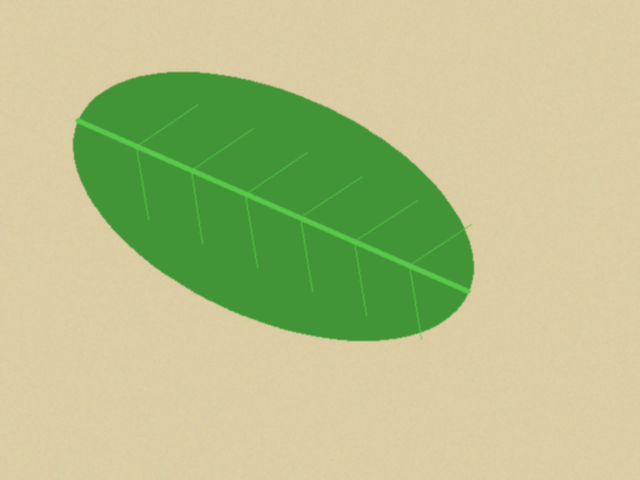
#> input picture data/sintetis/bersih/teh_001.png, 640 x 480 px
$ python -i praproses.py   (imports and definitions only)
#> lines starting #> are read from the running program, lines starting #| are printed output that depends on the picture
#> further down, picture is the input picture: shape (480, 640, 3); mean B, G, R 136.8, 191.4, 181
"""praproses.py: rangkaian praproses SIMUTEH (dipakai ulang mulai P5)."""
import json
import cv2
import numpy as np

PARAM_BAWAAN = {
    "lebar": 640,
    "gamma": 1.0,
    "clahe_clip": 2.0,
    "clahe_tile": 8,
    "penapis": "median",
    "kernel": 5,          # Menggunakan median 5 berdasarkan hasil yang biasanya bagus
    "sigma": 1.0,
    "tajam_k": 0.0,
}

def praproses(img_bgr, p=None):
    """Urutan: ubah ukuran -> gamma -> CLAHE kanal V -> redam derau -> tajamkan."""
    p = {**PARAM_BAWAAN, **(p or {})}

    # TODO 1: ubah ukuran
    h, w = img_bgr.shape[:2]
#> h = 480; w = 640
    skala = p["lebar"] / w
#> skala = 1
    dimensi = (p["lebar"], int(h * skala))
#> dimensi = (640, 480)
    img = cv2.resize(img_bgr, dimensi, interpolation=cv2.INTER_AREA)

    # TODO 2: koreksi gamma
    if p["gamma"] != 1.0:
        invGamma = 1.0 / p["gamma"]
        tabel = np.array([((i / 255.0) ** invGamma) * 255 for i in np.arange(0, 256)]).astype("uint8")
        img = cv2.LUT(img, tabel)

    # TODO 3: CLAHE kanal V
    if p["clahe_clip"] > 0:
        hsv = cv2.cvtColor(img, cv2.COLOR_BGR2HSV)
#> hsv: shape (480, 640, 3); mean H, S, V 30.9, 88.3, 201.9
        h_ch, s_ch, v_ch = cv2.split(hsv)
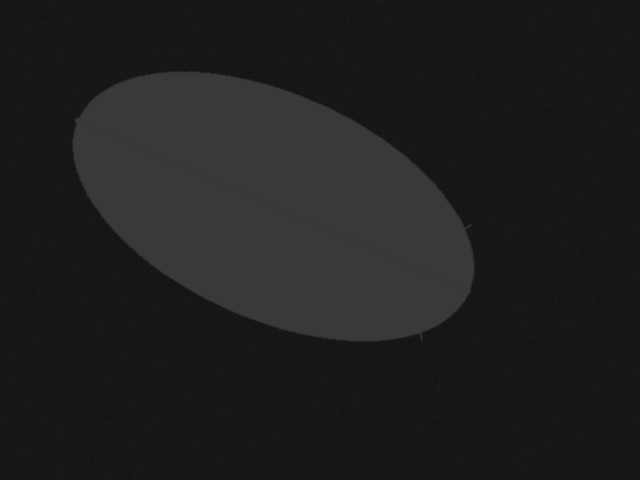
#> h_ch: shape (480, 640); min 18, max 57, mean 30.9
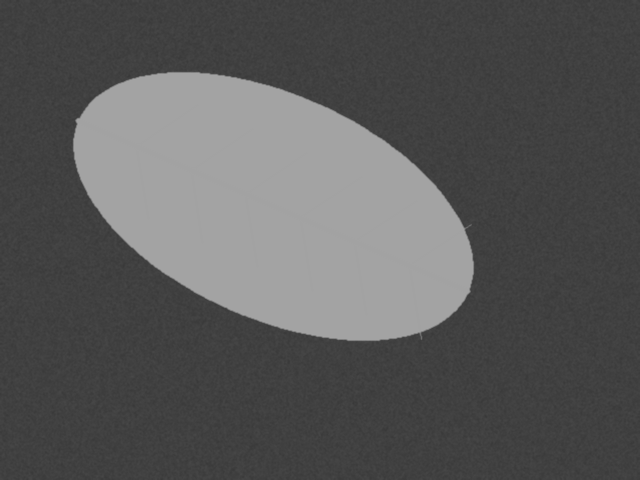
#> s_ch: shape (480, 640); min 56, max 163, mean 88.3
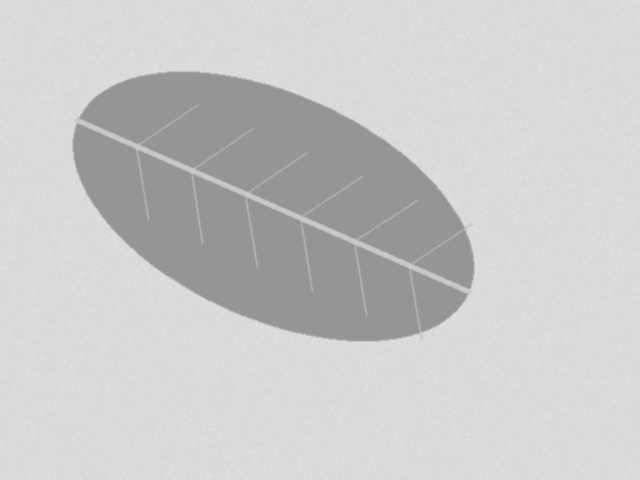
#> v_ch: shape (480, 640); min 149, max 223, mean 201.9
        clahe = cv2.createCLAHE(clipLimit=p["clahe_clip"], tileGridSize=(p["clahe_tile"], p["clahe_tile"]))
        v_clahe = clahe.apply(v_ch)
        hsv = cv2.merge([h_ch, s_ch, v_clahe])
#> hsv: shape (480, 640, 3); mean H, S, V 30.9, 88.3, 197.1
        img = cv2.cvtColor(hsv, cv2.COLOR_HSV2BGR)

    # TODO 4: redam derau
    if p["penapis"] == "median":
        img = cv2.medianBlur(img, p["kernel"])
    elif p["penapis"] == "gaussian":
        img = cv2.GaussianBlur(img, (p["kernel"], p["kernel"]), p["sigma"])
    elif p["penapis"] == "rerata":
        img = cv2.blur(img, (p["kernel"], p["kernel"]))

    # TODO 5: unsharp masking
    if p["tajam_k"] > 0:
        blur = cv2.GaussianBlur(img, (5, 5), 1.0)
        img = cv2.addWeighted(img, 1 + p["tajam_k"], blur, -p["tajam_k"], 0)

    return img

def simpan_param(p, path="../hasil/param_praproses.json"):
    with open(path, "w") as f:
        json.dump({**PARAM_BAWAAN, **p}, f, indent=2)

>>> import cv2
>>> picture = cv2.imread('../data/sintetis/bersih/teh_001.png')
>>> result = praproses(picture)

$ run again, on data/sintetis/bersih/teh_002.png
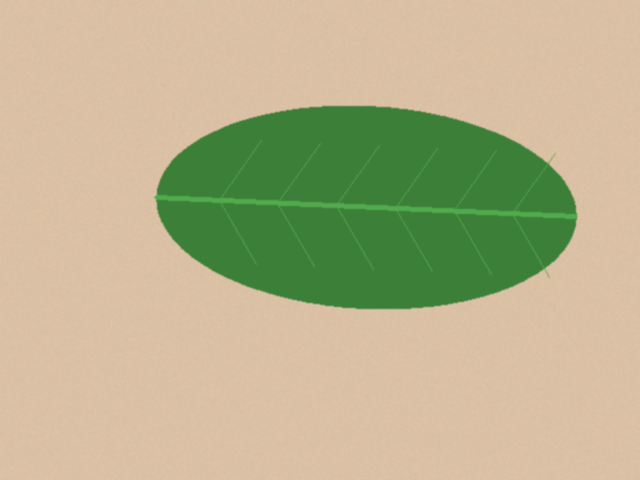
#> input picture data/sintetis/bersih/teh_002.png, 640 x 480 px
#> picture is the input picture: shape (480, 640, 3); mean B, G, R 141, 178.6, 184.1
#> in praproses, `h_ch, s_ch, v_ch = cv2.split(hsv)`:
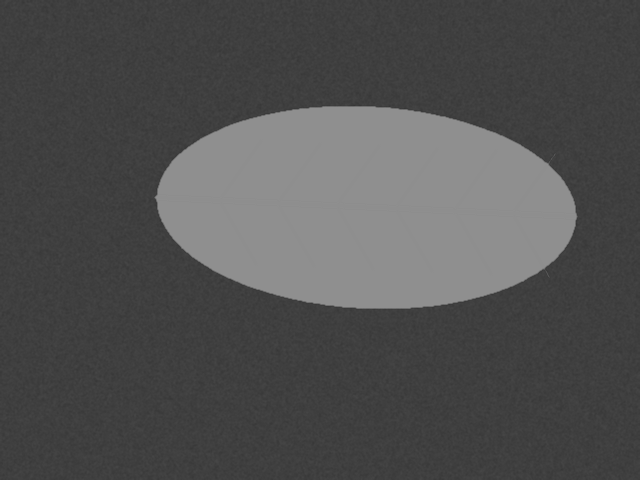
#> s_ch: shape (480, 640); min 53, max 143, mean 80.3
#> in praproses, `h_ch, s_ch, v_ch = cv2.split(hsv)`:
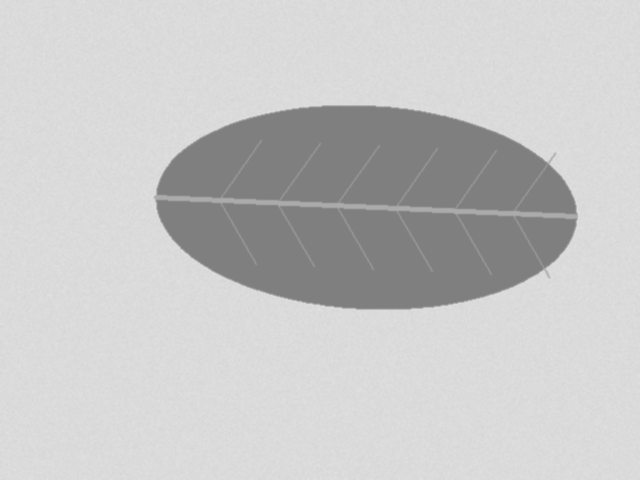
#> v_ch: shape (480, 640); min 127, max 223, mean 198.8

$ run again, on data/sintetis/bersih/teh_003.png
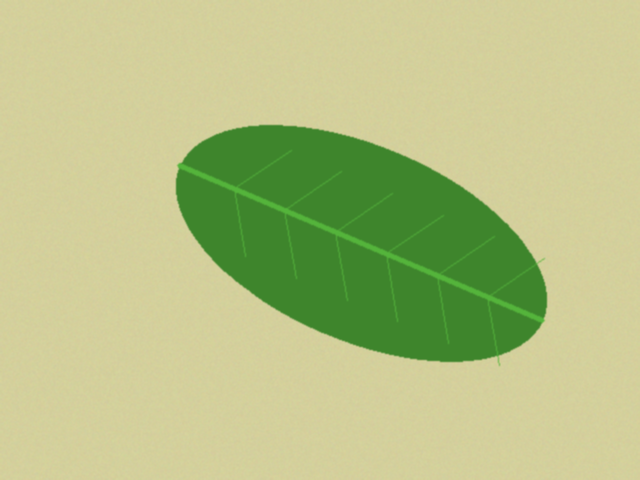
#> input picture data/sintetis/bersih/teh_003.png, 640 x 480 px
#> picture is the input picture: shape (480, 640, 3); mean B, G, R 133.7, 193.3, 182.3
#> in praproses, `h_ch, s_ch, v_ch = cv2.split(hsv)`:
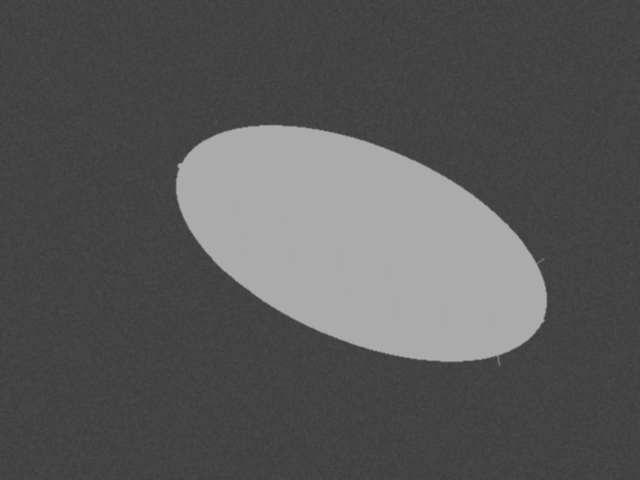
#> s_ch: shape (480, 640); min 59, max 172, mean 87.8
#> in praproses, `h_ch, s_ch, v_ch = cv2.split(hsv)`:
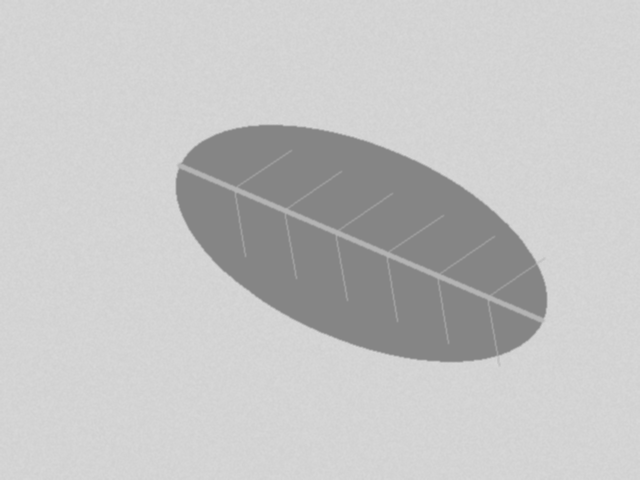
#> v_ch: shape (480, 640); min 133, max 216, mean 196.5

$ run again, on data/sintetis/bersih/teh_004.png
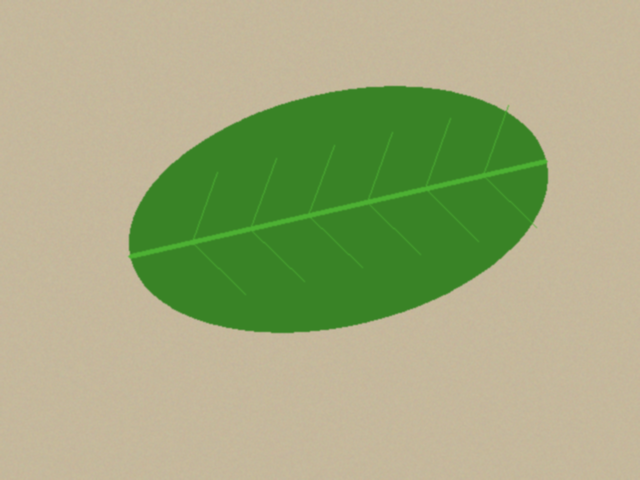
#> input picture data/sintetis/bersih/teh_004.png, 640 x 480 px
#> picture is the input picture: shape (480, 640, 3); mean B, G, R 125.8, 170.6, 161.2
#> in praproses, `h_ch, s_ch, v_ch = cv2.split(hsv)`:
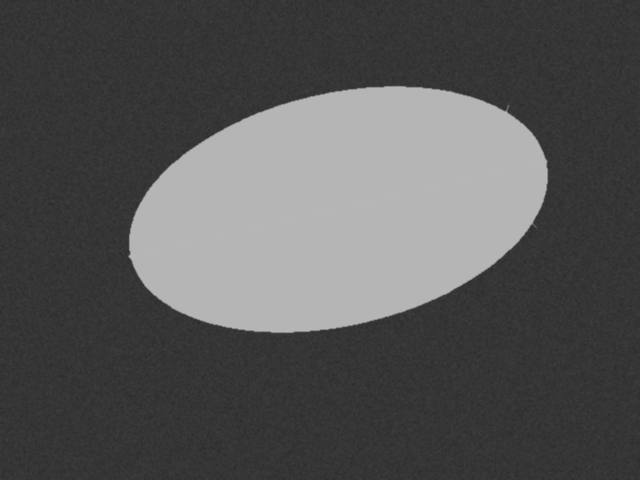
#> s_ch: shape (480, 640); min 44, max 182, mean 85.6
#> in praproses, `h_ch, s_ch, v_ch = cv2.split(hsv)`:
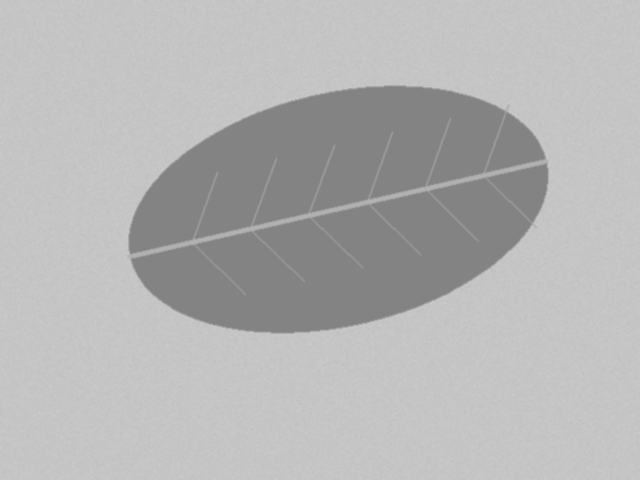
#> v_ch: shape (480, 640); min 131, max 201, mean 180.2
